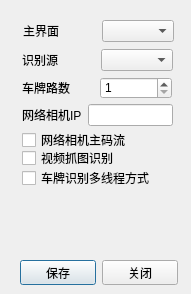
<?xml version="1.0" encoding="UTF-8"?>
<ui version="4.0">
 <class>CDlgConfig</class>
 <widget class="QDialog" name="CDlgConfig">
  <property name="geometry">
   <rect>
    <x>0</x>
    <y>0</y>
    <width>191</width>
    <height>294</height>
   </rect>
  </property>
  <property name="minimumSize">
   <size>
    <width>191</width>
    <height>294</height>
   </size>
  </property>
  <property name="maximumSize">
   <size>
    <width>191</width>
    <height>294</height>
   </size>
  </property>
  <property name="windowTitle">
   <string>参数配置</string>
  </property>
  <widget class="QWidget" name="layoutWidget">
   <property name="geometry">
    <rect>
     <x>23</x>
     <y>20</y>
     <width>151</width>
     <height>22</height>
    </rect>
   </property>
   <layout class="QHBoxLayout" name="horizontalLayout">
    <item>
     <widget class="QLabel" name="label">
      <property name="text">
       <string>主界面</string>
      </property>
     </widget>
    </item>
    <item>
     <widget class="QComboBox" name="cbxUIType"/>
    </item>
   </layout>
  </widget>
  <widget class="QWidget" name="layoutWidget">
   <property name="geometry">
    <rect>
     <x>20</x>
     <y>260</y>
     <width>158</width>
     <height>25</height>
    </rect>
   </property>
   <layout class="QHBoxLayout" name="horizontalLayout_2">
    <item>
     <widget class="QPushButton" name="btnOk">
      <property name="text">
       <string>保存</string>
      </property>
     </widget>
    </item>
    <item>
     <widget class="QPushButton" name="btnClose">
      <property name="text">
       <string>关闭</string>
      </property>
     </widget>
    </item>
   </layout>
  </widget>
  <widget class="QWidget" name="layoutWidget">
   <property name="geometry">
    <rect>
     <x>22</x>
     <y>49</y>
     <width>151</width>
     <height>22</height>
    </rect>
   </property>
   <layout class="QHBoxLayout" name="horizontalLayout_3">
    <item>
     <widget class="QLabel" name="label_2">
      <property name="text">
       <string>识别源</string>
      </property>
     </widget>
    </item>
    <item>
     <widget class="QComboBox" name="cbxVideoType"/>
    </item>
   </layout>
  </widget>
  <widget class="QWidget" name="layoutWidget">
   <property name="geometry">
    <rect>
     <x>22</x>
     <y>77</y>
     <width>150</width>
     <height>22</height>
    </rect>
   </property>
   <layout class="QHBoxLayout" name="horizontalLayout_4">
    <item>
     <widget class="QLabel" name="label_3">
      <property name="text">
       <string>车牌路数</string>
      </property>
     </widget>
    </item>
    <item>
     <widget class="QSpinBox" name="spPlateWay">
      <property name="minimum">
       <number>1</number>
      </property>
      <property name="maximum">
       <number>4</number>
      </property>
      <property name="value">
       <number>1</number>
      </property>
     </widget>
    </item>
   </layout>
  </widget>
  <widget class="QWidget" name="layoutWidget">
   <property name="geometry">
    <rect>
     <x>22</x>
     <y>104</y>
     <width>151</width>
     <height>22</height>
    </rect>
   </property>
   <layout class="QHBoxLayout" name="horizontalLayout_5">
    <item>
     <widget class="QLabel" name="label_4">
      <property name="text">
       <string>网络相机IP</string>
      </property>
     </widget>
    </item>
    <item>
     <widget class="QLineEdit" name="edtIpcIP"/>
    </item>
   </layout>
  </widget>
  <widget class="QCheckBox" name="chxMainStream">
   <property name="geometry">
    <rect>
     <x>22</x>
     <y>132</y>
     <width>151</width>
     <height>16</height>
    </rect>
   </property>
   <property name="text">
    <string>网络相机主码流</string>
   </property>
  </widget>
  <widget class="QCheckBox" name="chxVideoCapture">
   <property name="geometry">
    <rect>
     <x>22</x>
     <y>150</y>
     <width>151</width>
     <height>16</height>
    </rect>
   </property>
   <property name="text">
    <string>视频抓图识别</string>
   </property>
  </widget>
  <widget class="QCheckBox" name="chxPlateThread">
   <property name="geometry">
    <rect>
     <x>22</x>
     <y>170</y>
     <width>151</width>
     <height>16</height>
    </rect>
   </property>
   <property name="text">
    <string>车牌识别多线程方式</string>
   </property>
  </widget>
 </widget>
 <resources/>
 <connections/>
</ui>
